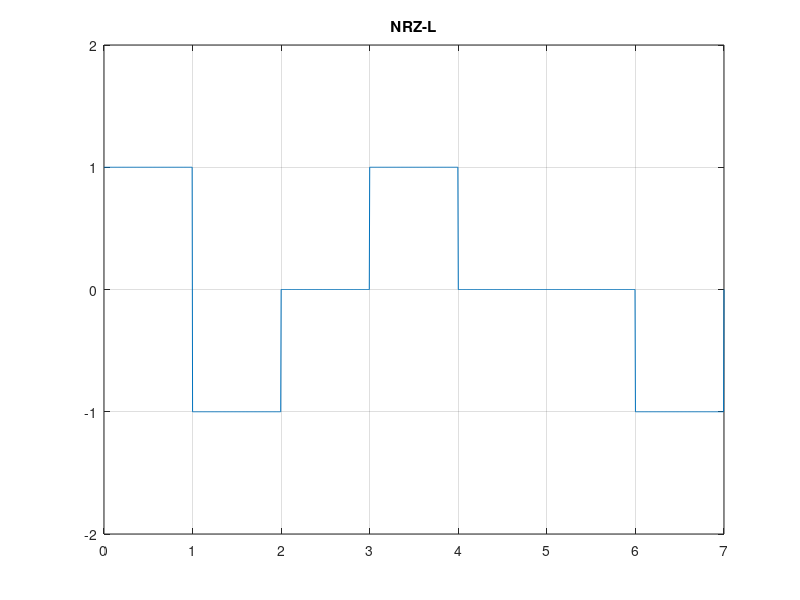

The MATLAB source for this figure:
clc;
clear;
flag = 0 ;
% bit array 
x = [ 1  1 0 1 0 0 1] ;
%x=[ 0 1 0 1 0 0 0 1 1 0  1   1    0   0   0  1  1  1  1  1  ];
%   0 1 2 3 4 5 6 7 8 9 10   11  12  13  14 15 16 17 18 19 
T=length(x); % T = 20
n=200; 
N=n*T;  % N = 400
dt=T/N; % dt =.005
t=0:dt:T; % t[4000]
y=zeros(1,length(t)); % y [40000] 
for i=0:T-1; % will iterate 20 time 
    if x(i+1)== 1
        if flag == 0
            y(i*n+1 : (i+1)*n)= 1 ;
            flag = 1;
        else
            y(i*n+1 : (i+1)*n)= -1 ;
            flag = 0 ;
        end    
            
    elseif x(i+1) == 0
        y(i*n+1 : (i+1)*n)= 0 ; % no signal 
    end;
end;
plot(t,y);
axis([0 t(end) -2 2]);
grid on;
title('NRZ-L');

